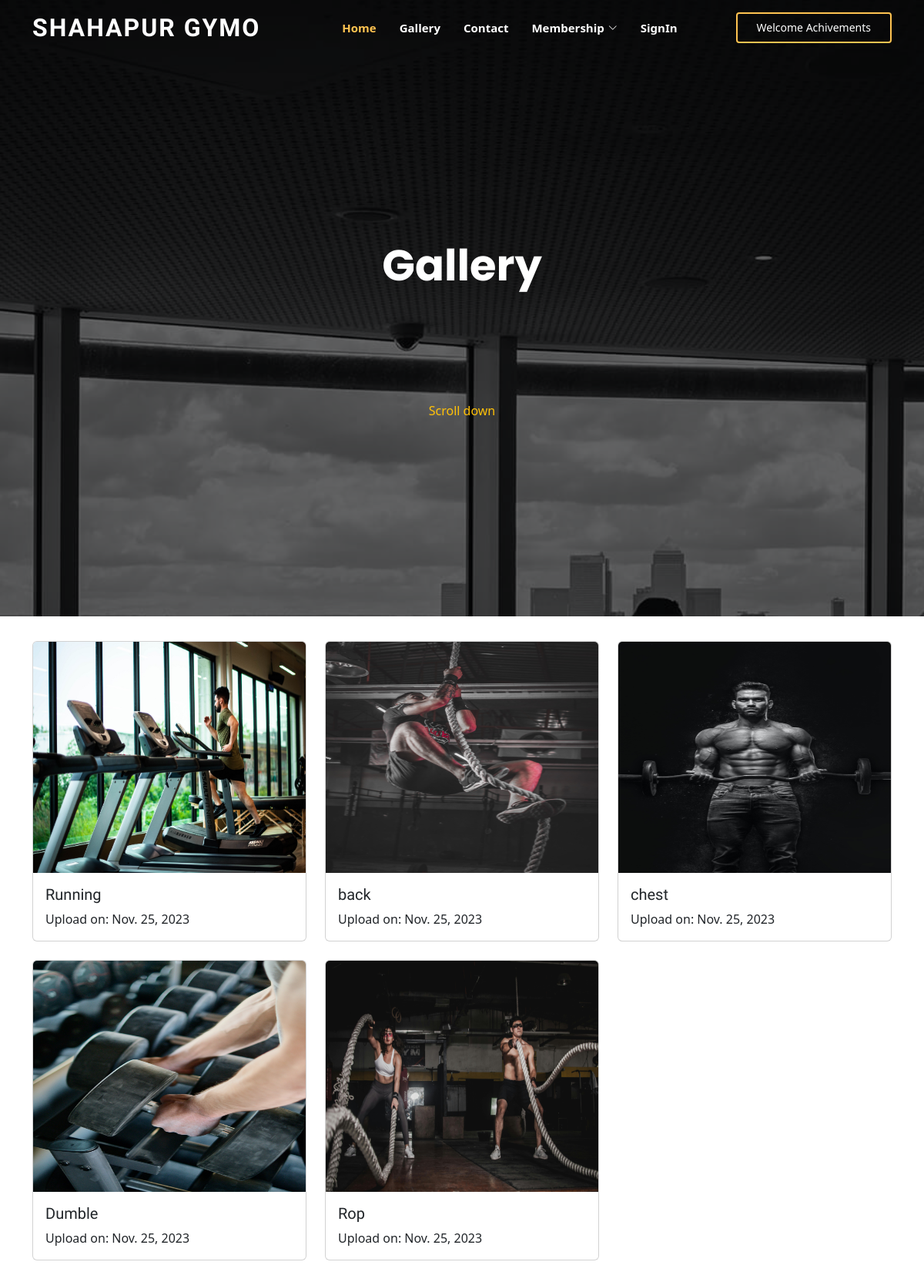
The page /gallery on the database its author committed.
### authapp/models.py (models this page shows, shortened)
class Gallery(models.Model):
    title = models.CharField(max_length=50)
    img = models.ImageField(upload_to='media/gallery')
    timeStamp = models.DateField(auto_now_add=True)

### authapp/views.py (the view)
# urls.py: path('gallery',gallery,name='gallery'),
def gallery(request):
    posts = Gallery.objects.all()
    context = {'posts': posts}
    return render(request,'gallery.html',context)

### templates/gallery.html (shortened to what this page needs)
{% extends 'base.html' %}
{% block head %}
<h1>Gallery</h1>
<br>
<br>
<br>
<br>
<br>
<br>
<p class="text-warning">Scroll down </p>
{% endblock head %}
{% block body %}
<br>
<div class="container mt-2">
    <div class="row">
        {% for p in posts  %}
        <div class="col-md-4">
            <div class="card">
                <img class="card-img-top" src={{p.img.url}} alt="Card image cap" style="height: 300px;">
                <div class="card-body">
                  <h5 class="card-title">{{p.title}}</h5>
                  <p class="card-text">Upload on: {{p.timeStamp}}</p>
                </div>
            </div>
            <br>
        </div>
        {% endfor %}
    </div>
</div>
<br>
{% endblock body %}

### templates/base.html (shortened to what this page needs)
<!DOCTYPE html>
<html lang="en">
<head>
    <link href="static/assets/vendor/aos/aos.css" rel="stylesheet">
    <link href="static/assets/vendor/bootstrap/css/bootstrap.min.css" rel="stylesheet">
    <link href="static/assets/vendor/bootstrap-icons/bootstrap-icons.css" rel="stylesheet">
    <link href="static/assets/vendor/boxicons/css/boxicons.min.css" rel="stylesheet">
    <link href="static/assets/vendor/glightbox/css/glightbox.min.css" rel="stylesheet">
    <link href="static/assets/vendor/remixicon/remixicon.css" rel="stylesheet">
    <link href="static/assets/vendor/swiper/swiper-bundle.min.css" rel="stylesheet">
    <link href="static/assets/css/style.css" rel="stylesheet">
</head>
<body>
    <header id="header" class="fixed-top ">
        <div class="container d-flex align-items-center justify-content-lg-between">
            <h1 class="logo me-auto me-lg-0"><a href="index.html"> Shahapur Gymo</a></h1>
            <nav id="navbar" class="navbar order-last order-lg-0">
                <ul>
                    <li><a class="nav-link scrollto active" href="/">Home</a></li>
                    <li><a class="nav-link scrollto " href="/gallery">Gallery</a></li>
                    <li><a class="nav-link scrollto" href="/contact">Contact</a></li>
                    <li class="dropdown"><a href="#"><span>Membership</span> <i class="bi bi-chevron-down"></i></a>
                    </li>
                    {% if not request.user.is_authenticated %}
                    <li><a class="nav-link scrollto" href="/signup">SignIn</a></li>
                    {% else %}
                    <li><a class="nav-link scrollto" href="/logout">Logout</a></li>
                    {% endif %}
                </ul>
            </nav>
            <a href="#" class="get-started-btn scrollto">
                Welcome
                Achivements
            </a>
        </div>
    </header>
    <section id="hero" class="d-flex align-items-center justify-content-center">
        <div class="container" data-aos="fade-up">
            <div class="row justify-content-center" data-aos="fade-up" data-aos-delay="150">
                <div class="col-xl-6 col-lg-8">
                    {% block head %}
                    {% endblock head %}
                </div>
            </div>
        </div>
    </section>
    <main id="main">
        {% block body %}
        {% endblock body %}
    </main>
</body>
</html>

### static/assets/css/style.css (style rules this page uses)
a { color: #ffc451; text-decoration: none; }
h1, h2, h3, h4, h5, h6 { font-family: "Raleway", sans-serif; }
#header { transition: all 0.5s; z-index: 997; padding: 15px 0; }
#header .logo { font-size: 32px; margin: 0; padding: 0; line-height: 1; font-weight: 700; letter-spacing: 2px; text-transform: uppercase; }
#header .logo a { color: #fff; }
.get-started-btn { color: #fff; border-radius: 4px; padding: 7px 25px 8px 25px; white-space: nowrap; transition: 0.3s; font-size: 14px; display: inline-block; border: 2px solid #ffc451; }
.navbar { padding: 0; }
.navbar ul { margin: 0; padding: 0; display: flex; list-style: none; align-items: center; }
.navbar li { position: relative; }
.navbar a, .navbar a:focus { display: flex; align-items: center; justify-content: space-between; padding: 10px 0 10px 30px; font-size: 15px; font-weight: 600; color: #fff; white-space: nowrap; transition: 0.3s; }
.navbar a i, .navbar a:focus i { font-size: 12px; line-height: 0; margin-left: 5px; }
.navbar a:hover, .navbar .active, .navbar .active:focus, .navbar li:hover>a { color: #ffc451; }
#hero { width: 100%; height: 100vh; background: url("../img/hero-bg.jpg") top center; background-size: cover; position: relative; }
#hero:before { content: ""; background: rgba(0, 0, 0, 0.6); position: absolute; bottom: 0; top: 0; left: 0; right: 0; }
#hero .container { position: relative; padding-top: 74px; text-align: center; }
#hero h1 { margin: 0; font-size: 56px; font-weight: 700; line-height: 64px; color: #fff; font-family: "Poppins", sans-serif; }
@media (min-width: 1024px) { #hero { background-attachment: fixed; } }
section { padding: 60px 0; overflow: hidden; }

### rows shown on the page
Gallery: img (picture), title "Running", timeStamp "Nov. 25, 2023"
Gallery: img (picture), title "back", timeStamp "Nov. 25, 2023"
Gallery: img (picture), title "chest", timeStamp "Nov. 25, 2023"
Gallery: img (picture), title "Dumble", timeStamp "Nov. 25, 2023"
Gallery: img (picture), title "Rop", timeStamp "Nov. 25, 2023"
